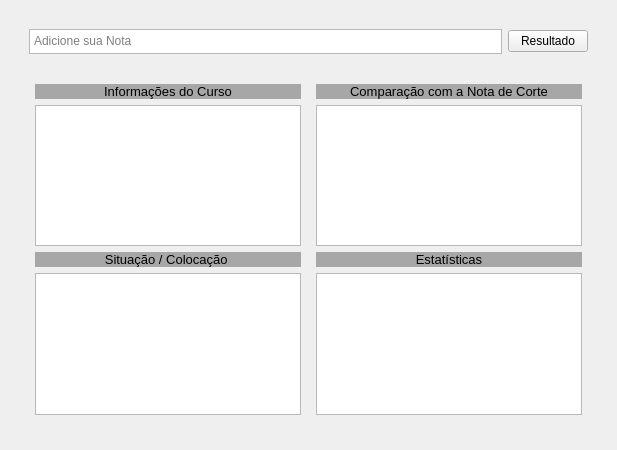
<?xml version="1.0" encoding="UTF-8"?>
<ui version="4.0">
 <class>Form</class>
 <widget class="QWidget" name="Form">
  <property name="geometry">
   <rect>
    <x>0</x>
    <y>0</y>
    <width>617</width>
    <height>450</height>
   </rect>
  </property>
  <property name="windowTitle">
   <string>Form</string>
  </property>
  <layout class="QHBoxLayout" name="horizontalLayout">
   <item>
    <widget class="QWidget" name="widget" native="true">
     <layout class="QVBoxLayout" name="verticalLayout">
      <item>
       <widget class="QWidget" name="widget_3" native="true">
        <property name="maximumSize">
         <size>
          <width>16777215</width>
          <height>50</height>
         </size>
        </property>
        <layout class="QHBoxLayout" name="horizontalLayout_2">
         <item>
          <widget class="QTextEdit" name="txtnota">
           <property name="sizePolicy">
            <sizepolicy hsizetype="Preferred" vsizetype="Preferred">
             <horstretch>0</horstretch>
             <verstretch>0</verstretch>
            </sizepolicy>
           </property>
           <property name="maximumSize">
            <size>
             <width>16777215</width>
             <height>25</height>
            </size>
           </property>
           <property name="html">
            <string>&lt;!DOCTYPE HTML PUBLIC &quot;-//W3C//DTD HTML 4.0//EN&quot; &quot;http://www.w3.org/TR/REC-html40/strict.dtd&quot;&gt;
&lt;html&gt;&lt;head&gt;&lt;meta name=&quot;qrichtext&quot; content=&quot;1&quot; /&gt;&lt;style type=&quot;text/css&quot;&gt;
p, li { white-space: pre-wrap; }
&lt;/style&gt;&lt;/head&gt;&lt;body style=&quot; font-family:'MS Shell Dlg 2'; font-size:8.25pt; font-weight:400; font-style:normal;&quot;&gt;
&lt;p style=&quot;-qt-paragraph-type:empty; margin-top:0px; margin-bottom:0px; margin-left:0px; margin-right:0px; -qt-block-indent:0; text-indent:0px;&quot;&gt;&lt;br /&gt;&lt;/p&gt;&lt;/body&gt;&lt;/html&gt;</string>
           </property>
           <property name="placeholderText">
            <string>Adicione sua Nota</string>
           </property>
          </widget>
         </item>
         <item>
          <widget class="QPushButton" name="botaoResultado">
           <property name="sizePolicy">
            <sizepolicy hsizetype="Fixed" vsizetype="Fixed">
             <horstretch>0</horstretch>
             <verstretch>0</verstretch>
            </sizepolicy>
           </property>
           <property name="text">
            <string>Resultado</string>
           </property>
          </widget>
         </item>
        </layout>
       </widget>
      </item>
      <item>
       <widget class="QWidget" name="widget_2" native="true">
        <layout class="QGridLayout" name="gridLayout">
         <property name="leftMargin">
          <number>15</number>
         </property>
         <property name="topMargin">
          <number>15</number>
         </property>
         <property name="rightMargin">
          <number>15</number>
         </property>
         <property name="bottomMargin">
          <number>15</number>
         </property>
         <property name="horizontalSpacing">
          <number>15</number>
         </property>
         <property name="verticalSpacing">
          <number>6</number>
         </property>
         <item row="0" column="0">
          <widget class="QLabel" name="label">
           <property name="styleSheet">
            <string notr="true">background-color: rgb(167, 167, 167);
font: 8pt &quot;OCR A Extended&quot;;</string>
           </property>
           <property name="text">
            <string>&lt;html&gt;&lt;head/&gt;&lt;body&gt;&lt;p align=&quot;center&quot;&gt;&lt;span style=&quot; font-size:10pt;&quot;&gt;Informações do Curso&lt;/span&gt;&lt;/p&gt;&lt;/body&gt;&lt;/html&gt;</string>
           </property>
          </widget>
         </item>
         <item row="1" column="1">
          <widget class="QTextEdit" name="txtDiff"/>
         </item>
         <item row="1" column="0">
          <widget class="QTextEdit" name="txtinfo"/>
         </item>
         <item row="3" column="0">
          <widget class="QTextEdit" name="txtColoc"/>
         </item>
         <item row="0" column="1">
          <widget class="QLabel" name="label_2">
           <property name="styleSheet">
            <string notr="true">background-color: rgb(167, 167, 167);
font: 8pt &quot;OCR A Extended&quot;;</string>
           </property>
           <property name="text">
            <string>&lt;html&gt;&lt;head/&gt;&lt;body&gt;&lt;p align=&quot;center&quot;&gt;&lt;span style=&quot; font-size:10pt;&quot;&gt;Comparação com a Nota de Corte&lt;/span&gt;&lt;/p&gt;&lt;/body&gt;&lt;/html&gt;</string>
           </property>
          </widget>
         </item>
         <item row="3" column="1">
          <widget class="QTextEdit" name="txtF"/>
         </item>
         <item row="2" column="0">
          <widget class="QLabel" name="label_3">
           <property name="styleSheet">
            <string notr="true">background-color: rgb(167, 167, 167);
font: 8pt &quot;OCR A Extended&quot;;</string>
           </property>
           <property name="text">
            <string>&lt;html&gt;&lt;head/&gt;&lt;body&gt;&lt;p align=&quot;center&quot;&gt;&lt;span style=&quot; font-size:10pt;&quot;&gt;Situação / Colocação &lt;/span&gt;&lt;/p&gt;&lt;/body&gt;&lt;/html&gt;</string>
           </property>
          </widget>
         </item>
         <item row="2" column="1">
          <widget class="QLabel" name="label_4">
           <property name="styleSheet">
            <string notr="true">background-color: rgb(167, 167, 167);
font: 8pt &quot;OCR A Extended&quot;;</string>
           </property>
           <property name="text">
            <string>&lt;html&gt;&lt;head/&gt;&lt;body&gt;&lt;p align=&quot;center&quot;&gt;&lt;span style=&quot; font-size:10pt;&quot;&gt;Estatísticas&lt;/span&gt;&lt;/p&gt;&lt;/body&gt;&lt;/html&gt;</string>
           </property>
          </widget>
         </item>
        </layout>
       </widget>
      </item>
     </layout>
    </widget>
   </item>
  </layout>
 </widget>
 <resources/>
 <connections/>
</ui>
